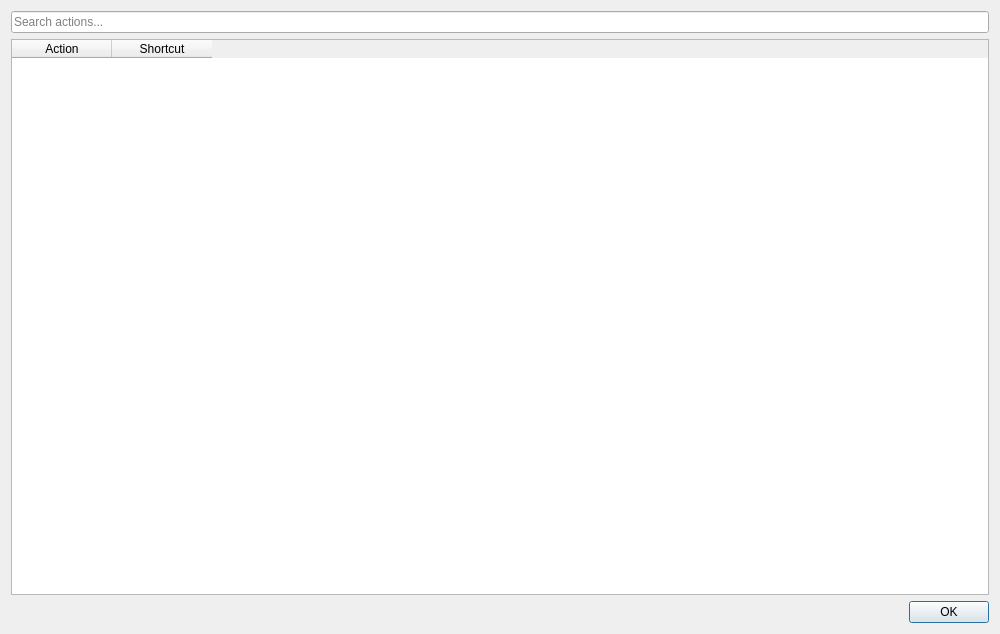
<?xml version="1.0" encoding="UTF-8"?>
<ui version="4.0">
 <class>ShortcutDialog</class>
 <widget class="QDialog" name="ShortcutDialog">
  <property name="geometry">
   <rect>
    <x>0</x>
    <y>0</y>
    <width>1000</width>
    <height>634</height>
   </rect>
  </property>
  <property name="windowTitle">
   <string>Shortcuts</string>
  </property>
  <layout class="QVBoxLayout" name="verticalLayout">
   <item>
    <widget class="QLineEdit" name="searchLineEdit">
     <property name="placeholderText">
      <string>Search actions...</string>
     </property>
    </widget>
   </item>
   <item>
    <widget class="QTableWidget" name="tableWidget">
     <property name="toolTip">
      <string>Double click to edit</string>
     </property>
     <property name="layoutDirection">
      <enum>Qt::LayoutDirection::LeftToRight</enum>
     </property>
     <property name="columnCount">
      <number>2</number>
     </property>
     <attribute name="horizontalHeaderCascadingSectionResizes">
      <bool>false</bool>
     </attribute>
     <column>
      <property name="text">
       <string>Action</string>
      </property>
     </column>
     <column>
      <property name="text">
       <string>Shortcut</string>
      </property>
     </column>
    </widget>
   </item>
   <item>
    <widget class="QDialogButtonBox" name="buttonBox">
     <property name="enabled">
      <bool>true</bool>
     </property>
     <property name="orientation">
      <enum>Qt::Orientation::Horizontal</enum>
     </property>
     <property name="standardButtons">
      <set>QDialogButtonBox::StandardButton::Ok</set>
     </property>
    </widget>
   </item>
  </layout>
 </widget>
 <resources/>
 <connections>
  <connection>
   <sender>buttonBox</sender>
   <signal>accepted()</signal>
   <receiver>ShortcutDialog</receiver>
   <slot>accept()</slot>
   <hints>
    <hint type="sourcelabel">
     <x>248</x>
     <y>254</y>
    </hint>
    <hint type="destinationlabel">
     <x>157</x>
     <y>274</y>
    </hint>
   </hints>
  </connection>
  <connection>
   <sender>buttonBox</sender>
   <signal>rejected()</signal>
   <receiver>ShortcutDialog</receiver>
   <slot>reject()</slot>
   <hints>
    <hint type="sourcelabel">
     <x>316</x>
     <y>260</y>
    </hint>
    <hint type="destinationlabel">
     <x>286</x>
     <y>274</y>
    </hint>
   </hints>
  </connection>
 </connections>
</ui>
